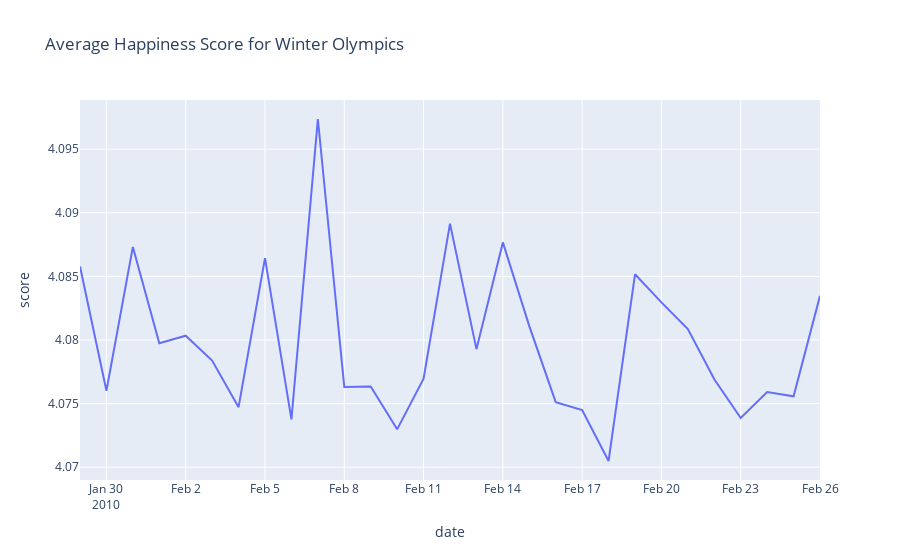

The cell this chart's notebook holds for it:
### Markdown cell above
## Olympics

### Code cell
event = 'olympics'
offset = 14

plotAvgHappiness(event, 'Winter Olympics', 14)

### Figure 1 — Plotly figure (JSON) as saved in the notebook; plotly's stock layout.template omitted (floating-point values rounded to 4 significant figures)
{"data": [{"hovertemplate": "date=%{x}<br>score=%{y}<extra></extra>", "legendgroup": "", "line": {"color": "#636efa", "dash": "solid"}, "marker": {"symbol": "circle"}, "mode": "lines", "name": "", "orientation": "v", "showlegend": false, "type": "scatter", "x": ["2010-01-29T00:00:00", "2010-01-30T00:00:00", "2010-01-31T00:00:00", "2010-02-01T00:00:00", "2010-02-02T00:00:00", "2010-02-03T00:00:00", "2010-02-04T00:00:00", "2010-02-05T00:00:00", "2010-02-06T00:00:00", "2010-02-07T00:00:00", "2010-02-08T00:00:00", "2010-02-09T00:00:00", "2010-02-10T00:00:00", "2010-02-11T00:00:00", "2010-02-12T00:00:00", "2010-02-13T00:00:00", "2010-02-14T00:00:00", "2010-02-15T00:00:00", "2010-02-16T00:00:00", "2010-02-17T00:00:00", "2010-02-18T00:00:00", "2010-02-19T00:00:00", "2010-02-20T00:00:00", "2010-02-21T00:00:00", "2010-02-22T00:00:00", "2010-02-23T00:00:00", "2010-02-24T00:00:00", "2010-02-25T00:00:00", "2010-02-26T00:00:00"], "xaxis": "x", "y": [4.086, 4.076, 4.087, 4.08, 4.08, 4.078, 4.075, 4.086, 4.074, 4.097, 4.076, 4.076, 4.073, 4.077, 4.089, 4.079, 4.088, 4.081, 4.075, 4.074, 4.07, 4.085, 4.083, 4.081, 4.077, 4.074, 4.076, 4.076, 4.083], "yaxis": "y"}], "layout": {"legend": {"tracegroupgap": 0}, "title": {"text": "Average Happiness Score for Winter Olympics"}, "xaxis": {"anchor": "y", "domain": [0, 1], "title": {"text": "date"}}, "yaxis": {"anchor": "x", "domain": [0, 1], "title": {"text": "score"}}}}
